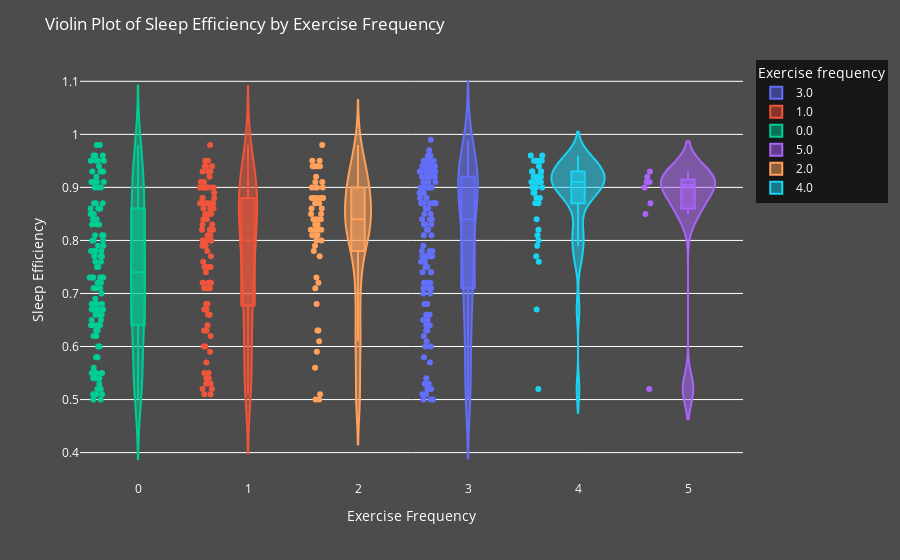

Notebook code for this chart:
### Code cell
import plotly.express as px

# Create the Violin Plot
fig = px.violin(df, y="Sleep efficiency", x="Exercise frequency",
                box=True, points="all", color="Exercise frequency",
                hover_data=df.columns)

# Set the layout properties
fig.update_layout(
    title='Violin Plot of Sleep Efficiency by Exercise Frequency',
    xaxis_title='Exercise Frequency',
    yaxis_title='Sleep Efficiency',
    plot_bgcolor='rgba(0, 0, 0, 0)',
    paper_bgcolor='rgba(0, 0, 0, 0.7)',
    font=dict(color='white')
)

# Show the Violin Plot
fig.show()

### Figure 1 — Plotly figure (JSON) as saved in the notebook; plotly's stock layout.template omitted (floating-point values rounded to 4 significant figures; data arrays with more than 128 entries replaced by an {"elided": "..."} marker saying what was removed)
{"data": [{"alignmentgroup": "True", "box": {"visible": true}, "customdata": {"elided": "130x18 mixed values"}, "hovertemplate": "Exercise frequency=%{x}<br>Sleep efficiency=%{y}<br>ID=%{customdata[0]}<br>Age=%{customdata[1]}<br>Gender=%{customdata[2]}<br>Bedtime=%{customdata[3]}<br>Wakeup time=%{customdata[4]}<br>Sleep duration=%{customdata[5]}<br>REM sleep percentage=%{customdata[6]}<br>Deep sleep percentage=%{customdata[7]}<br>Light sleep percentage=%{customdata[8]}<br>Awakenings=%{customdata[9]}<br>Caffeine consumption=%{customdata[10]}<br>Alcohol consumption=%{customdata[11]}<br>Smoking status=%{customdata[12]}<br>Wake up hour=%{customdata[13]}<br>Wakeup hour=%{customdata[14]}<br>Bedtime hour=%{customdata[15]}<br>Bedtime_hour=%{customdata[16]}<br>Wakeup_hour=%{customdata[17]}<extra></extra>", "legendgroup": "3.0", "marker": {"color": "#636efa"}, "name": "3.0", "offsetgroup": "3.0", "orientation": "v", "points": "all", "scalegroup": "True", "showlegend": true, "type": "violin", "x": {"elided": "130 int values"}, "x0": " ", "xaxis": "x", "y": {"elided": "130 float values"}, "y0": " ", "yaxis": "y"}, {"alignmentgroup": "True", "box": {"visible": true}, "customdata": {"elided": "97x18 mixed values"}, "hovertemplate": "Exercise frequency=%{x}<br>Sleep efficiency=%{y}<br>ID=%{customdata[0]}<br>Age=%{customdata[1]}<br>Gender=%{customdata[2]}<br>Bedtime=%{customdata[3]}<br>Wakeup time=%{customdata[4]}<br>Sleep duration=%{customdata[5]}<br>REM sleep percentage=%{customdata[6]}<br>Deep sleep percentage=%{customdata[7]}<br>Light sleep percentage=%{customdata[8]}<br>Awakenings=%{customdata[9]}<br>Caffeine consumption=%{customdata[10]}<br>Alcohol consumption=%{customdata[11]}<br>Smoking status=%{customdata[12]}<br>Wake up hour=%{customdata[13]}<br>Wakeup hour=%{customdata[14]}<br>Bedtime hour=%{customdata[15]}<br>Bedtime_hour=%{customdata[16]}<br>Wakeup_hour=%{customdata[17]}<extra></extra>", "legendgroup": "1.0", "marker": {"color": "#EF553B"}, "name": "1.0", "offsetgroup": "1.0", "orientation": "v", "points": "all", "scalegroup": "True", "showlegend": true, "type": "violin", "x": [1, 1, 1, 1, 1, 1, 1, 1, 1, 1, 1, 1, 1, 1, 1, 1, 1, 1, 1, 1, 1, 1, 1, 1, 1, 1, 1, 1, 1, 1, 1, 1, 1, 1, 1, 1, 1, 1, 1, 1, 1, 1, 1, 1, 1, 1, 1, 1, 1, 1, 1, 1, 1, 1, 1, 1, 1, 1, 1, 1, 1, 1, 1, 1, 1, 1, 1, 1, 1, 1, 1, 1, 1, 1, 1, 1, 1, 1, 1, 1, 1, 1, 1, 1, 1, 1, 1, 1, 1, 1, 1, 1, 1, 1, 1, 1, 1], "x0": " ", "xaxis": "x", "y": [0.51, 0.9, 0.54, 0.79, 0.93, 0.71, 0.98, 0.95, 0.82, 0.87, 0.83, 0.59, 0.87, 0.86, 0.71, 0.71, 0.8, 0.95, 0.93, 0.87, 0.54, 0.68, 0.86, 0.77, 0.94, 0.88, 0.85, 0.89, 0.91, 0.83, 0.94, 0.9, 0.51, 0.57, 0.75, 0.6, 0.92, 0.93, 0.93, 0.6, 0.67, 0.94, 0.8, 0.63, 0.87, 0.72, 0.55, 0.91, 0.84, 0.91, 0.82, 0.76, 0.85, 0.66, 0.86, 0.54, 0.72, 0.78, 0.9, 0.9, 0.9, 0.81, 0.75, 0.9, 0.8, 0.8, 0.75, 0.67, 0.52, 0.72, 0.9, 0.88, 0.79, 0.84, 0.85, 0.75, 0.87, 0.72, 0.53, 0.66, 0.81, 0.62, 0.79, 0.52, 0.63, 0.82, 0.64, 0.9, 0.74, 0.72, 0.87, 0.55, 0.88, 0.8, 0.68, 0.53, 0.63], "y0": " ", "yaxis": "y"}, {"alignmentgroup": "True", "box": {"visible": true}, "customdata": {"elided": "116x18 mixed values"}, "hovertemplate": "Exercise frequency=%{x}<br>Sleep efficiency=%{y}<br>ID=%{customdata[0]}<br>Age=%{customdata[1]}<br>Gender=%{customdata[2]}<br>Bedtime=%{customdata[3]}<br>Wakeup time=%{customdata[4]}<br>Sleep duration=%{customdata[5]}<br>REM sleep percentage=%{customdata[6]}<br>Deep sleep percentage=%{customdata[7]}<br>Light sleep percentage=%{customdata[8]}<br>Awakenings=%{customdata[9]}<br>Caffeine consumption=%{customdata[10]}<br>Alcohol consumption=%{customdata[11]}<br>Smoking status=%{customdata[12]}<br>Wake up hour=%{customdata[13]}<br>Wakeup hour=%{customdata[14]}<br>Bedtime hour=%{customdata[15]}<br>Bedtime_hour=%{customdata[16]}<br>Wakeup_hour=%{customdata[17]}<extra></extra>", "legendgroup": "0.0", "marker": {"color": "#00cc96"}, "name": "0.0", "offsetgroup": "0.0", "orientation": "v", "points": "all", "scalegroup": "True", "showlegend": true, "type": "violin", "x": [0, 0, 0, 0, 0, 0, 0, 0, 0, 0, 0, 0, 0, 0, 0, 0, 0, 0, 0, 0, 0, 0, 0, 0, 0, 0, 0, 0, 0, 0, 0, 0, 0, 0, 0, 0, 0, 0, 0, 0, 0, 0, 0, 0, 0, 0, 0, 0, 0, 0, 0, 0, 0, 0, 0, 0, 0, 0, 0, 0, 0, 0, 0, 0, 0, 0, 0, 0, 0, 0, 0, 0, 0, 0, 0, 0, 0, 0, 0, 0, 0, 0, 0, 0, 0, 0, 0, 0, 0, 0, 0, 0, 0, 0, 0, 0, 0, 0, 0, 0, 0, 0, 0, 0, 0, 0, 0, 0, 0, 0, 0, 0, 0, 0, 0, 0], "x0": " ", "xaxis": "x", "y": [0.55, 0.54, 0.54, 0.98, 0.68, 0.55, 0.64, 0.63, 0.83, 0.77, 0.91, 0.81, 0.52, 0.65, 0.8, 0.77, 0.64, 0.78, 0.71, 0.76, 0.73, 0.73, 0.8, 0.81, 0.95, 0.64, 0.5, 0.62, 0.93, 0.51, 0.73, 0.55, 0.65, 0.54, 0.75, 0.81, 0.6, 0.72, 0.9, 0.78, 0.68, 0.78, 0.91, 0.76, 0.62, 0.67, 0.86, 0.83, 0.73, 0.71, 0.87, 0.79, 0.98, 0.93, 0.86, 0.54, 0.96, 0.58, 0.85, 0.69, 0.94, 0.87, 0.85, 0.71, 0.77, 0.91, 0.95, 0.52, 0.93, 0.55, 0.78, 0.73, 0.66, 0.68, 0.96, 0.86, 0.84, 0.86, 0.75, 0.67, 0.63, 0.51, 0.87, 0.7, 0.85, 0.93, 0.5, 0.96, 0.68, 0.56, 0.85, 0.9, 0.95, 0.51, 0.71, 0.95, 0.53, 0.92, 0.66, 0.72, 0.83, 0.9, 0.84, 0.67, 0.64, 0.91, 0.86, 0.73, 0.67, 0.66, 0.79, 0.8, 0.6, 0.67, 0.58, 0.55], "y0": " ", "yaxis": "y"}, {"alignmentgroup": "True", "box": {"visible": true}, "customdata": {"elided": "8x18 mixed values"}, "hovertemplate": "Exercise frequency=%{x}<br>Sleep efficiency=%{y}<br>ID=%{customdata[0]}<br>Age=%{customdata[1]}<br>Gender=%{customdata[2]}<br>Bedtime=%{customdata[3]}<br>Wakeup time=%{customdata[4]}<br>Sleep duration=%{customdata[5]}<br>REM sleep percentage=%{customdata[6]}<br>Deep sleep percentage=%{customdata[7]}<br>Light sleep percentage=%{customdata[8]}<br>Awakenings=%{customdata[9]}<br>Caffeine consumption=%{customdata[10]}<br>Alcohol consumption=%{customdata[11]}<br>Smoking status=%{customdata[12]}<br>Wake up hour=%{customdata[13]}<br>Wakeup hour=%{customdata[14]}<br>Bedtime hour=%{customdata[15]}<br>Bedtime_hour=%{customdata[16]}<br>Wakeup_hour=%{customdata[17]}<extra></extra>", "legendgroup": "5.0", "marker": {"color": "#ab63fa"}, "name": "5.0", "offsetgroup": "5.0", "orientation": "v", "points": "all", "scalegroup": "True", "showlegend": true, "type": "violin", "x": [5, 5, 5, 5, 5, 5, 5, 5], "x0": " ", "xaxis": "x", "y": [0.92, 0.93, 0.85, 0.52, 0.91, 0.9, 0.87, 0.91], "y0": " ", "yaxis": "y"}, {"alignmentgroup": "True", "box": {"visible": true}, "customdata": {"elided": "54x18 mixed values"}, "hovertemplate": "Exercise frequency=%{x}<br>Sleep efficiency=%{y}<br>ID=%{customdata[0]}<br>Age=%{customdata[1]}<br>Gender=%{customdata[2]}<br>Bedtime=%{customdata[3]}<br>Wakeup time=%{customdata[4]}<br>Sleep duration=%{customdata[5]}<br>REM sleep percentage=%{customdata[6]}<br>Deep sleep percentage=%{customdata[7]}<br>Light sleep percentage=%{customdata[8]}<br>Awakenings=%{customdata[9]}<br>Caffeine consumption=%{customdata[10]}<br>Alcohol consumption=%{customdata[11]}<br>Smoking status=%{customdata[12]}<br>Wake up hour=%{customdata[13]}<br>Wakeup hour=%{customdata[14]}<br>Bedtime hour=%{customdata[15]}<br>Bedtime_hour=%{customdata[16]}<br>Wakeup_hour=%{customdata[17]}<extra></extra>", "legendgroup": "2.0", "marker": {"color": "#FFA15A"}, "name": "2.0", "offsetgroup": "2.0", "orientation": "v", "points": "all", "scalegroup": "True", "showlegend": true, "type": "violin", "x": [2, 2, 2, 2, 2, 2, 2, 2, 2, 2, 2, 2, 2, 2, 2, 2, 2, 2, 2, 2, 2, 2, 2, 2, 2, 2, 2, 2, 2, 2, 2, 2, 2, 2, 2, 2, 2, 2, 2, 2, 2, 2, 2, 2, 2, 2, 2, 2, 2, 2, 2, 2, 2, 2], "x0": " ", "xaxis": "x", "y": [0.83, 0.84, 0.88, 0.91, 0.84, 0.71, 0.84, 0.87, 0.77, 0.81, 0.88, 0.8, 0.91, 0.63, 0.8, 0.59, 0.81, 0.51, 0.9, 0.83, 0.73, 0.68, 0.94, 0.95, 0.94, 0.79, 0.5, 0.88, 0.86, 0.61, 0.82, 0.63, 0.94, 0.98, 0.56, 0.94, 0.78, 0.9, 0.86, 0.87, 0.5, 0.85, 0.82, 0.9, 0.82, 0.95, 0.92, 0.72, 0.88, 0.81, 0.82, 0.85, 0.9, 0.88], "y0": " ", "yaxis": "y"}, {"alignmentgroup": "True", "box": {"visible": true}, "customdata": {"elided": "41x18 mixed values"}, "hovertemplate": "Exercise frequency=%{x}<br>Sleep efficiency=%{y}<br>ID=%{customdata[0]}<br>Age=%{customdata[1]}<br>Gender=%{customdata[2]}<br>Bedtime=%{customdata[3]}<br>Wakeup time=%{customdata[4]}<br>Sleep duration=%{customdata[5]}<br>REM sleep percentage=%{customdata[6]}<br>Deep sleep percentage=%{customdata[7]}<br>Light sleep percentage=%{customdata[8]}<br>Awakenings=%{customdata[9]}<br>Caffeine consumption=%{customdata[10]}<br>Alcohol consumption=%{customdata[11]}<br>Smoking status=%{customdata[12]}<br>Wake up hour=%{customdata[13]}<br>Wakeup hour=%{customdata[14]}<br>Bedtime hour=%{customdata[15]}<br>Bedtime_hour=%{customdata[16]}<br>Wakeup_hour=%{customdata[17]}<extra></extra>", "legendgroup": "4.0", "marker": {"color": "#19d3f3"}, "name": "4.0", "offsetgroup": "4.0", "orientation": "v", "points": "all", "scalegroup": "True", "showlegend": true, "type": "violin", "x": [4, 4, 4, 4, 4, 4, 4, 4, 4, 4, 4, 4, 4, 4, 4, 4, 4, 4, 4, 4, 4, 4, 4, 4, 4, 4, 4, 4, 4, 4, 4, 4, 4, 4, 4, 4, 4, 4, 4, 4, 4], "x0": " ", "xaxis": "x", "y": [0.91, 0.81, 0.91, 0.88, 0.9, 0.92, 0.82, 0.93, 0.89, 0.95, 0.91, 0.9, 0.95, 0.96, 0.96, 0.94, 0.92, 0.8, 0.77, 0.95, 0.95, 0.92, 0.79, 0.76, 0.93, 0.87, 0.93, 0.67, 0.87, 0.89, 0.93, 0.9, 0.84, 0.95, 0.91, 0.91, 0.52, 0.92, 0.88, 0.92, 0.9], "y0": " ", "yaxis": "y"}], "layout": {"font": {"color": "white"}, "legend": {"title": {"text": "Exercise frequency"}, "tracegroupgap": 0}, "margin": {"t": 60}, "paper_bgcolor": "rgba(0, 0, 0, 0.7)", "plot_bgcolor": "rgba(0, 0, 0, 0)", "title": {"text": "Violin Plot of Sleep Efficiency by Exercise Frequency"}, "violinmode": "overlay", "xaxis": {"anchor": "y", "categoryarray": [3, 1, 0, 5, 2, 4, null], "categoryorder": "array", "domain": [0, 1], "title": {"text": "Exercise Frequency"}}, "yaxis": {"anchor": "x", "domain": [0, 1], "title": {"text": "Sleep Efficiency"}}}}
